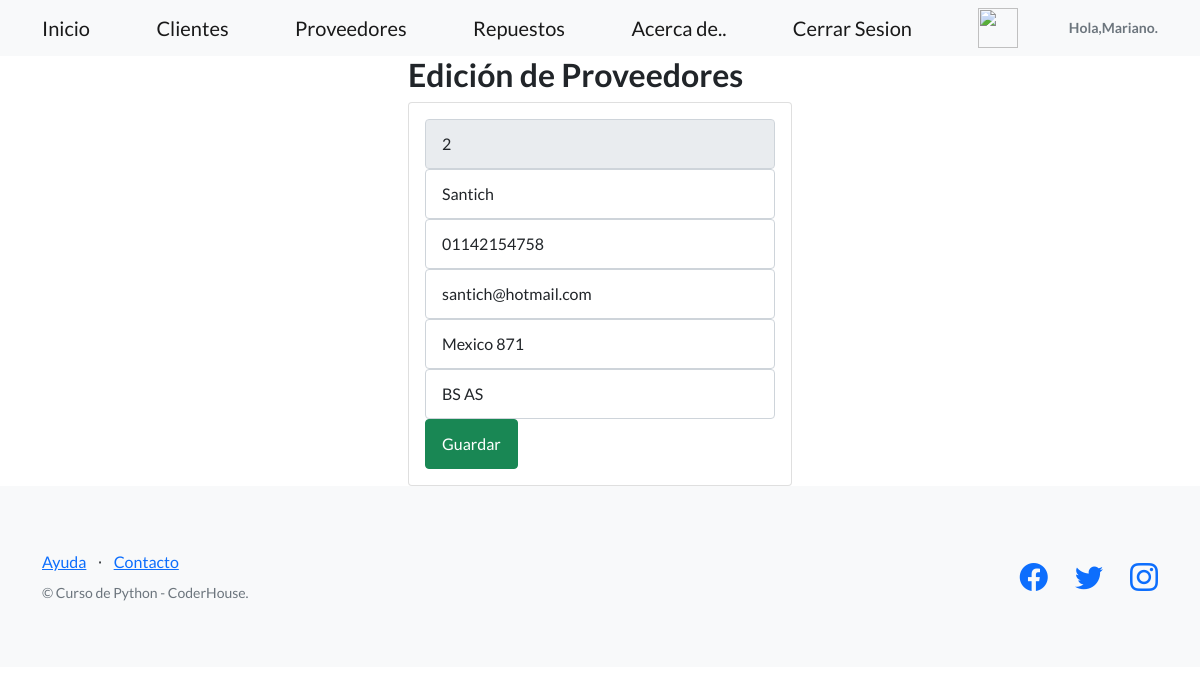
Page /AppCoder/edicionProveedor/2 (signed in) on the committed database.
### AppCoder/models.py (models this page shows, shortened)
class Proveedor(models.Model):
    codigo = models.CharField(primary_key=True,max_length=6)
    nombre= models.CharField(max_length=30)
    telefono= models.CharField(max_length=30)
    email= models.EmailField()
    direccion= models.CharField(max_length=30)
    observaciones = models.CharField(max_length=140)

### AppCoder/views.py (the view)
# urls.py: path('edicionProveedor/<codigo>', views.edicionProveedor, name = "editarProveedor"),
def edicionProveedor(request, codigo):
    proveedor = Proveedor.objects.get(codigo=codigo)
    return render(request, "AppCoder/edicionProveedor.html", {"proveedor": proveedor})

### AppCoder/templates/AppCoder/edicionProveedor.html (shortened to what this page needs)
{% extends "./padre.html" %}
{% block contenidoQueCambia %}
<div class="row">
    <div class="col-md-4 offset-md-4">
        <h2>Edición de Proveedores</h2>
        <div class="card">
            <div class="card-body">
                <form action="/AppCoder/editarProveedor/" method="POST">{% csrf_token %}
                    <div class="form-group">
                        <input type="text" id="txtCodigo" name="txtCodigo" value="{{proveedor.codigo}}" class="form-control" placeholder="Código"
                            minlength="6" maxlength="6" readonly required>
                    </div>
                    <div class="form-group">
                        <input type="text" id="txtNombre" name="txtNombre" value="{{proveedor.nombre}}" class="form-control" placeholder="Nombre"
                            maxlength="50" required>
                    </div>
                    <div class="form-group">
                        <input type="text" id="txtTelefono" name="txtTelefono" value="{{proveedor.telefono}}" class="form-control" placeholder="Telefono"
                            maxlength="50" required>
                    </div>
                    <div class="form-group">
                        <input type="text" id="txtEmail" name="txtEmail" value="{{proveedor.email}}" class="form-control" placeholder="Email"
                            maxlength="50" required>
                    </div>
                    <div class="form-group">
                        <input type="text" id="txtDireccion" name="txtDireccion" value="{{proveedor.direccion}}" class="form-control" placeholder="Direccion"
                            maxlength="50" required>
                    </div>
                    <div class="form-group">
                        <input type="text" id="txtObservaciones" name="txtObservaciones" value="{{proveedor.observaciones}}" class="form-control" placeholder="Observaciones"
                            maxlength="50" required>
                    </div>
                    <div class="form-group">
                        <button type="submit" class="btn btn-success btn-block text-white">Guardar</button>
                    </div>
                </form>
            </div>
        </div>
    </div>
</div>
{% endblock %}

### AppCoder/templates/AppCoder/padre.html (shortened to what this page needs)
<!DOCTYPE html>
<html lang="en">
    <head>
        {% load static %}
        <link href="https://cdn.jsdelivr.net/npm/bootstrap-icons@1.5.0/font/bootstrap-icons.css" rel="stylesheet" type="text/css" />
        <link href="{%static 'AppCoder/css/styles.css' %}" rel="stylesheet" />
    </head>
    <body>
        <nav class="navbar navbar-light bg-light static-top">
            <div class="container">
                <a class="navbar-brand" href="{% url 'Inicio' %}">Inicio</a>
                <a class="navbar-brand" href="{% url 'Clientes' %}">Clientes</a>
                <a class="navbar-brand" href="{% url 'Proveedores' %}">Proveedores</a>
                <a class="navbar-brand" href="{% url 'Repuestos' %}">Repuestos</a>
                <a class="navbar-brand" href="{% url 'Acercade' %}">Acerca de..</a>
                <a class="navbar-brand" href="{% url 'Logout' %}">Cerrar Sesion</a>
                {% if request.user.is_authenticated %}
                <img src="{{url}}" style="height: 40px; width: 40px; ">
                <h3 class="text-muted small mb-4 mb-lg-0">Hola,{{user.username}}.</h3>
                {% endif %}
            </div>
        </nav>
        {% block contenidoQueCambia %}
        {% endblock %}
        <footer class="footer bg-light">
            <div class="container">
                <div class="row">
                    <div class="col-lg-6 h-100 text-center text-lg-start my-auto">
                        <ul class="list-inline mb-2">
                            <li class="list-inline-item"><a href="#!">Ayuda</a></li>
                            <li class="list-inline-item">⋅</li>
                            <li class="list-inline-item"><a href="#!">Contacto</a></li>
                        </ul>
                        <p class="text-muted small mb-4 mb-lg-0">&copy; Curso de Python - CoderHouse.</p>
                    </div>
                    <div class="col-lg-6 h-100 text-center text-lg-end my-auto">
                        <ul class="list-inline mb-0">
                            <li class="list-inline-item me-4">
                                <a href="#!"><i class="bi-facebook fs-3"></i></a>
                            </li>
                            <li class="list-inline-item me-4">
                                <a href="#!"><i class="bi-twitter fs-3"></i></a>
                            </li>
                            <li class="list-inline-item">
                                <a href="#!"><i class="bi-instagram fs-3"></i></a>
                            </li>
                        </ul>
                    </div>
                </div>
            </div>
        </footer>
    </body>
</html>

### rows in the picture
Proveedor: txtCodigo "2", txtNombre "Santich", txtTelefono "01142154758", txtEmail "santich@hotmail.com", txtDireccion "Mexico 871", txtObservaciones "BS AS"

### other values in the picture
{{ user.username }} "Mariano"
